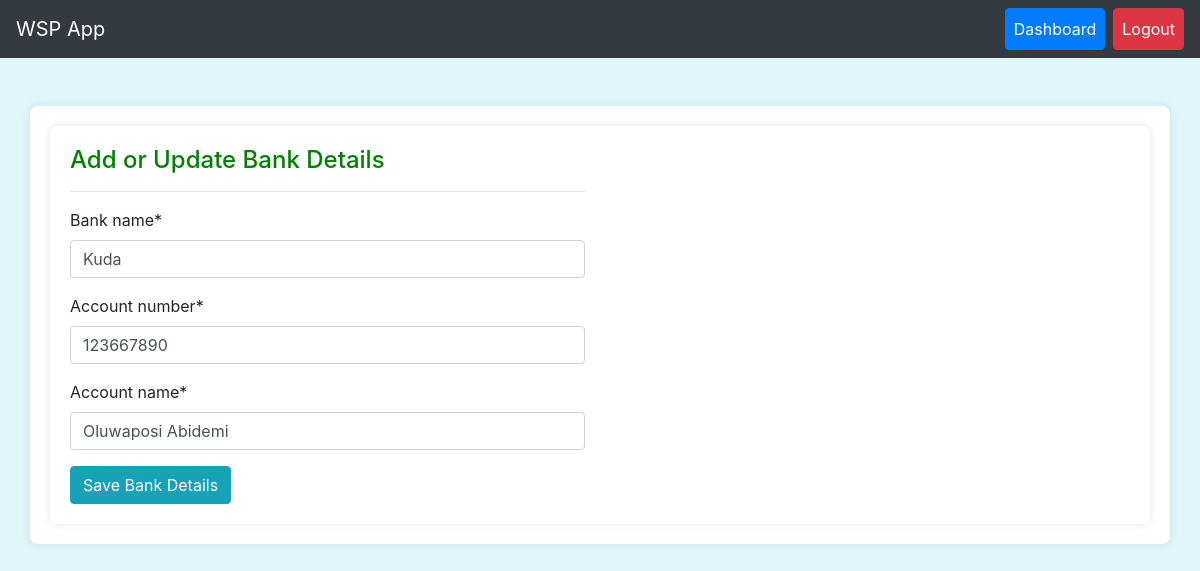
/add_bank_details/ (signed in), run on the app's committed database.
### workapp/models.py (models this page shows, shortened)
class BankDetails(models.Model):
    user = models.OneToOneField(User, on_delete=models.CASCADE)
    bank_name = models.CharField(max_length=100)
    account_number = models.CharField(max_length=20)
    account_name = models.CharField(max_length=100)

### workapp/views.py (the view)
# urls.py: path('add_bank_details/', views.add_bank_details, name='add_bank_details'),
@login_required
def add_bank_details(request):
    user = request.user
    if user.role != 'student':
        return redirect('dashboard')
    try:
        bank_details = BankDetails.objects.get(user=user)
    except BankDetails.DoesNotExist:
        bank_details = None
    if request.method == 'POST':
        bank_form = BankDetailsForm(request.POST, instance=bank_details)
        if bank_form.is_valid():
            bank_detail = bank_form.save(commit=False)
            bank_detail.user = user
            bank_detail.save()
            messages.success(request, 'Bank details updated successfully.')
            return redirect('dashboard')
    else:
        bank_form = BankDetailsForm(instance=bank_details)
    return render(request, 'add_bank_details.html', {'bank_form': bank_form, 'user': user})

### workapp/forms.py
class BankDetailsForm(forms.ModelForm):
    class Meta:
        model = BankDetails
        fields = ['bank_name', 'account_number', 'account_name']

### workapp/templates/add_bank_details.html (shortened to what this page needs)
{% extends 'base.html' %}
{% load crispy_forms_tags %}
{% block content %}
<div class="container">
    <div class="row">
        <div class="col-6">
            <h4 style="color:green">Add or Update Bank Details</h4> <hr>
                <form method="post" action="{% url 'add_bank_details' %}">
                    {{ bank_form|crispy }}
                <button type="submit" class="btn btn-info">Save Bank Details</button>
            </form>
        </div>
    </div>
</div>
{% endblock %}

### workapp/templates/base.html (style rules this page uses)
body { background-color: #e0f7fa; }
.container { background-color: white; padding: 20px; border-radius: 8px; box-shadow: 0px 0px 10px rgba(0, 0, 0, 0.1); }

### data on the page
BankDetails: bank_name "Kuda", account_number "123667890", account_name "Oluwaposi Abidemi"
